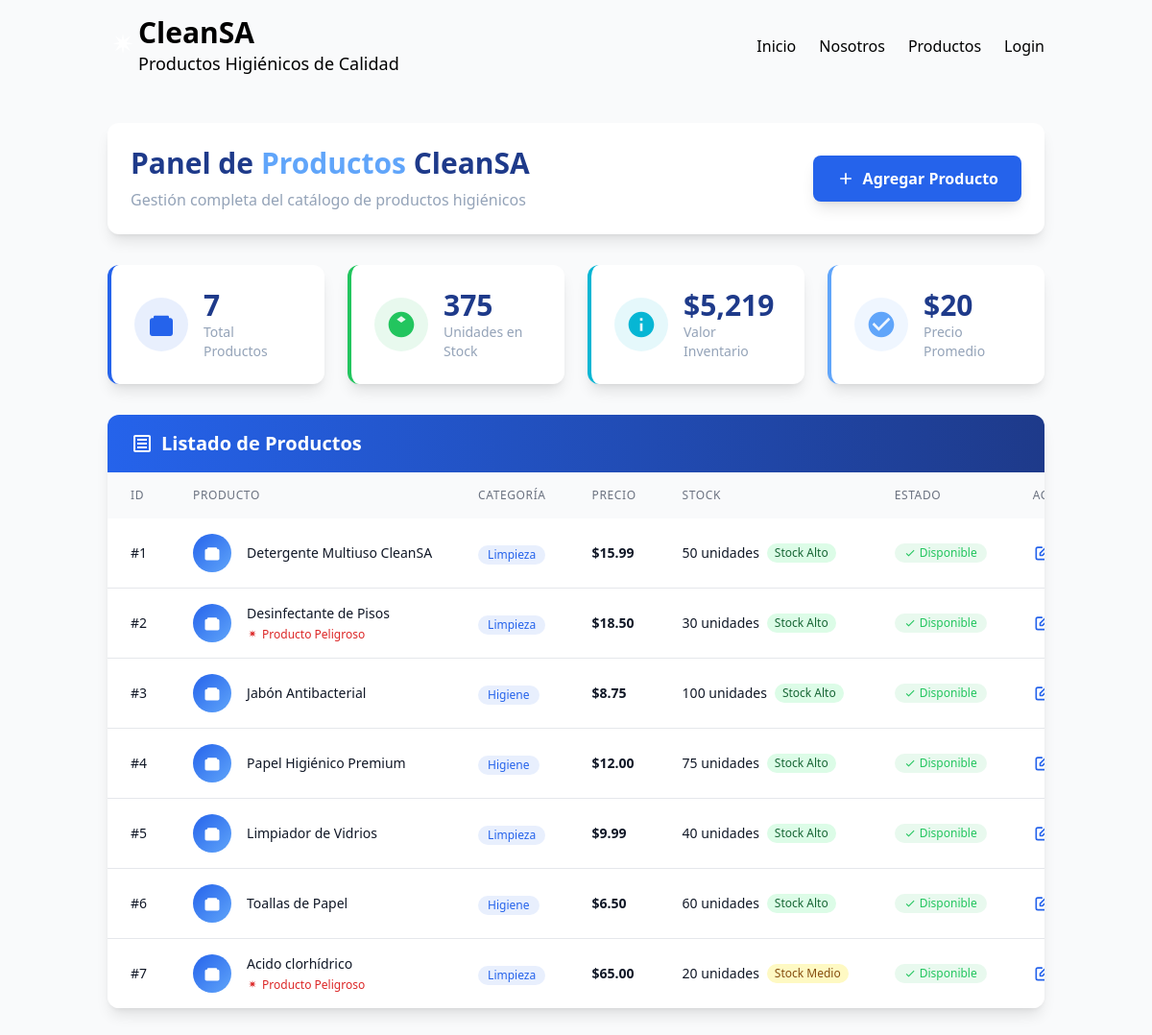
The app's page /products/panel, older data.
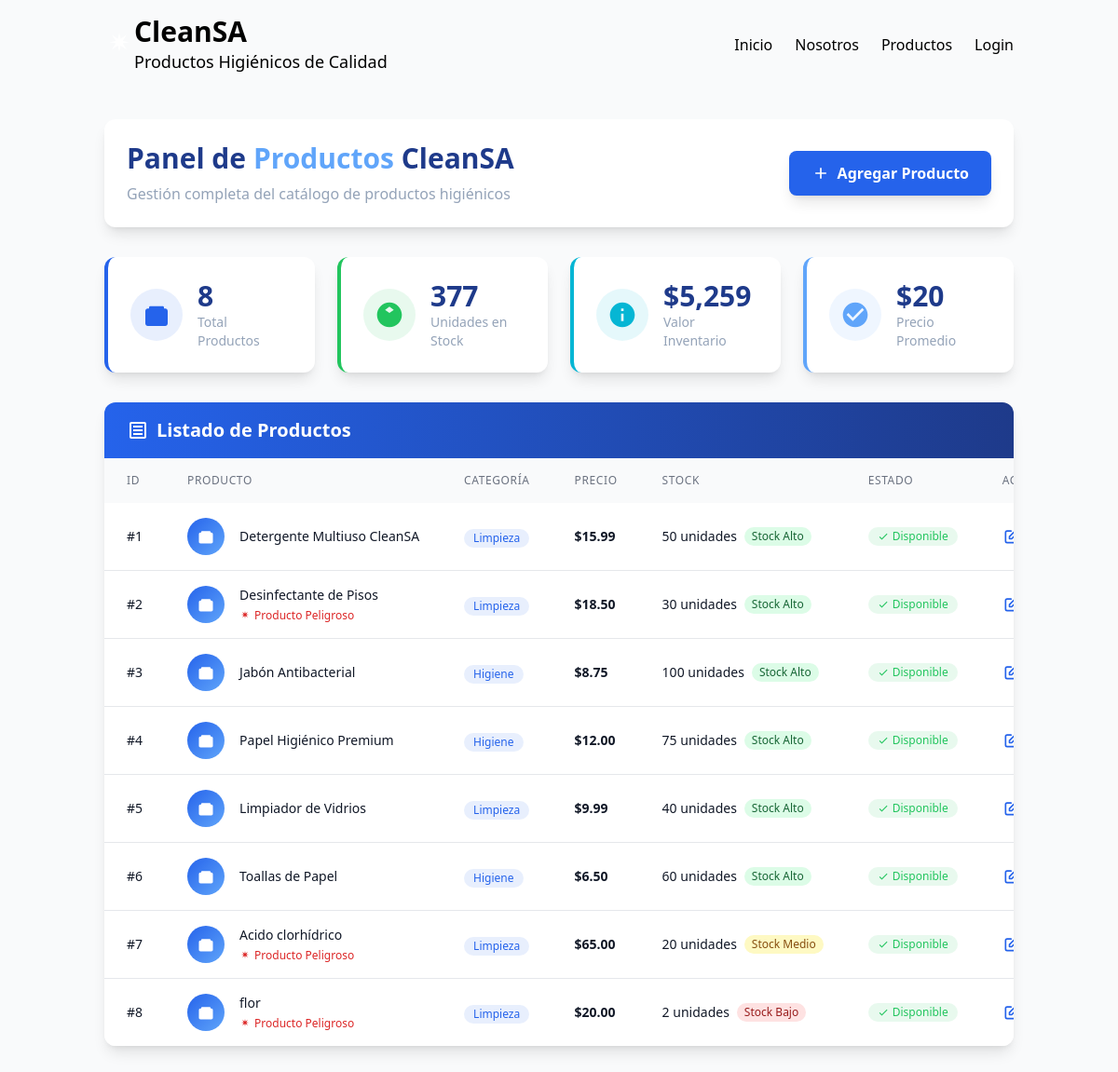
The same page, newer data.
### app/models.py (models this page shows)
class Producto (database.Model):
    __tablename__ = 'productos'
    id = database.Column(database.Integer, primary_key=True)
    nombre = database.Column(database.String(100), nullable=False)
    precio = database.Column(database.Float, nullable=False)
    stock = database.Column(database.Integer, nullable=False)
    fk_categoria = database.Column(database.Integer,database.ForeignKey('categorias.id'), nullable=False)
    peligroso = database.Column(database.Boolean, nullable=False)

class Categoria (database.Model):
    __tablename__ = 'categorias'
    id = database.Column(database.Integer, primary_key=True)
    nombre = database.Column(database.String(100), nullable=False)

### app/blueprints/products.py (the view)
@products_bp.route('/panel')
def panel():
    try:
        productos = Producto.query.all()
        categorias_list = Categoria.query.all()
        categorias = {cat.id: cat.nombre for cat in categorias_list}
        total_stock = sum(producto.stock for producto in productos)
        valor_inventario = sum(producto.precio * producto.stock for producto in productos)
        precio_promedio = sum(producto.precio for producto in productos) / len(productos) if productos else 0
        return render_template('panel_productos.html',
                             productos=productos,
                             categorias=categorias,
                             total_stock=total_stock,
                             valor_inventario=valor_inventario,
                             precio_promedio=precio_promedio)
    except Exception as e:
        return render_template('panel_productos.html',
                             productos=[],
                             categorias={},
                             total_stock=0,
                             valor_inventario=0,
                             precio_promedio=0)

### app/templates/panel_productos.html (shortened to what this page needs)
<!DOCTYPE html>
<html lang="es">
<head>
    <script src="https://cdn.tailwindcss.com"></script>
</head>
<body class="bg-smoke-white min-h-screen">
    {% include 'components/nav.html' %}
    <main class="container mx-auto px-6 py-8">
        <div class="bg-white rounded-xl shadow-lg p-6 mb-8">
            <div class="flex flex-col md:flex-row md:items-center md:justify-between">
                <div>
                    <h1 class="text-3xl font-bold text-dark-teal mb-2">Panel de <span class="text-light-blue">Productos</span> CleanSA</h1>
                    <p class="text-soft-gray">Gestión completa del catálogo de productos higiénicos</p>
                </div>
                <div class="mt-4 md:mt-0">
                    <button id="openModalBtn" class="bg-pro-blue hover:bg-dark-teal text-white px-6 py-3 rounded-lg font-semibold transition-colors shadow-lg flex items-center">
                        <svg class="w-5 h-5 mr-2" fill="currentColor" viewBox="0 0 24 24">
                            <path d="M19 13h-6v6h-2v-6H5v-2h6V5h2v6h6v2z"/>
                        </svg>
                        Agregar Producto
                    </button>
                </div>
            </div>
        </div>
        <div class="grid grid-cols-1 md:grid-cols-4 gap-6 mb-8">
            <div class="bg-white rounded-xl shadow-lg p-6 border-l-4 border-pro-blue">
                <div class="flex items-center">
                    <div class="bg-pro-blue bg-opacity-10 rounded-full p-3 mr-4">
                        <svg class="w-8 h-8 text-pro-blue" fill="currentColor" viewBox="0 0 24 24">
                            <path d="M19 7H18V6C18 5.45 17.55 5 17 5H7C6.45 5 6 5.45 6 6V7H5C3.9 7 3 7.9 3 9V19C3 20.1 3.9 21 5 21H19C20.1 21 21 20.1 21 19V9C21 7.9 20.1 7 19 7Z"/>
                        </svg>
                    </div>
                    <div>
                        <p class="text-3xl font-bold text-dark-teal">{{ productos|length }}</p>
                        <p class="text-soft-gray text-sm">Total Productos</p>
                    </div>
                </div>
            </div>
            <div class="bg-white rounded-xl shadow-lg p-6 border-l-4 border-warm-green">
                <div class="flex items-center">
                    <div class="bg-warm-green bg-opacity-10 rounded-full p-3 mr-4">
                        <svg class="w-8 h-8 text-warm-green" fill="currentColor" viewBox="0 0 24 24">
                            <path d="M12 2C6.48 2 2 6.48 2 12s4.48 10 10 10 10-4.48 10-10S17.52 2 12 2zm3.5 6L12 10.5 8.5 8 12 5.5 15.5 8zM12 13.5L8.5 16 12 18.5 15.5 16 12 13.5z"/>
                        </svg>
                    </div>
                    <div>
                        <p class="text-3xl font-bold text-dark-teal">{{ total_stock }}</p>
                        <p class="text-soft-gray text-sm">Unidades en Stock</p>
                    </div>
                </div>
            </div>
            <div class="bg-white rounded-xl shadow-lg p-6 border-l-4 border-light-teal">
                <div class="flex items-center">
                    <div class="bg-light-teal bg-opacity-10 rounded-full p-3 mr-4">
                        <svg class="w-8 h-8 text-light-teal" fill="currentColor" viewBox="0 0 24 24">
                            <path d="M12 2C6.48 2 2 6.48 2 12s4.48 10 10 10 10-4.48 10-10S17.52 2 12 2zm1 15h-2v-6h2v6zm0-8h-2V7h2v2z"/>
                        </svg>
                    </div>
                    <div>
                        <p class="text-3xl font-bold text-dark-teal">${{ "{:,.0f}".format(valor_inventario) }}</p>
                        <p class="text-soft-gray text-sm">Valor Inventario</p>
                    </div>
                </div>
            </div>
            <div class="bg-white rounded-xl shadow-lg p-6 border-l-4 border-light-blue">
                <div class="flex items-center">
                    <div class="bg-light-blue bg-opacity-10 rounded-full p-3 mr-4">
                        <svg class="w-8 h-8 text-light-blue" fill="currentColor" viewBox="0 0 24 24">
                            <path d="M12 2C6.48 2 2 6.48 2 12s4.48 10 10 10 10-4.48 10-10S17.52 2 12 2zm-2 15l-5-5 1.41-1.41L10 14.17l7.59-7.59L19 8l-9 9z"/>
                        </svg>
                    </div>
                    <div>
                        <p class="text-3xl font-bold text-dark-teal">${{ "{:,.0f}".format(precio_promedio) }}</p>
                        <p class="text-soft-gray text-sm">Precio Promedio</p>
                    </div>
                </div>
            </div>
        </div>
        <div class="bg-white rounded-xl shadow-lg overflow-hidden">
            <div class="bg-gradient-to-r from-pro-blue to-dark-teal px-6 py-4">
                <h2 class="text-xl font-bold text-white flex items-center">
                    <svg class="w-6 h-6 mr-2" fill="currentColor" viewBox="0 0 24 24">
                        <path d="M19 3H5C3.9 3 3 3.9 3 5V19C3 20.1 3.9 21 5 21H19C20.1 21 21 20.1 21 19V5C21 3.9 20.1 3 19 3ZM19 19H5V5H19V19Z"/>
                        <path d="M7 7H17V9H7V7ZM7 11H17V13H7V11ZM7 15H17V17H7V15Z"/>
                    </svg>
                    Listado de Productos
                </h2>
            </div>
            <div class="overflow-x-auto">
                <table class="w-full">
                    <thead class="bg-gray-50">
                        <tr>
                            <th class="px-6 py-4 text-left text-xs font-medium text-gray-500 uppercase tracking-wider">ID</th>
                            <th class="px-6 py-4 text-left text-xs font-medium text-gray-500 uppercase tracking-wider">Producto</th>
                            <th class="px-6 py-4 text-left text-xs font-medium text-gray-500 uppercase tracking-wider">Categoría</th>
                            <th class="px-6 py-4 text-left text-xs font-medium text-gray-500 uppercase tracking-wider">Precio</th>
                            <th class="px-6 py-4 text-left text-xs font-medium text-gray-500 uppercase tracking-wider">Stock</th>
                            <th class="px-6 py-4 text-left text-xs font-medium text-gray-500 uppercase tracking-wider">Estado</th>
                            <th class="px-6 py-4 text-left text-xs font-medium text-gray-500 uppercase tracking-wider">Acciones</th>
                        </tr>
                    </thead>
                    <tbody class="bg-white divide-y divide-gray-200">
                        {% if productos %}
                            {% for producto in productos %}
                            <tr class="hover:bg-gray-50 transition-colors duration-200">
                                <td class="px-6 py-4 whitespace-nowrap">
                                    <div class="text-sm font-medium text-gray-900">#{{ producto.id }}</div>
                                </td>
                                <td class="px-6 py-4 whitespace-nowrap">
                                    <div class="flex items-center">
                                        <div class="flex-shrink-0 h-10 w-10">
                                            <div class="h-10 w-10 rounded-full bg-gradient-to-br from-pro-blue to-light-blue flex items-center justify-center">
                                                <svg class="w-5 h-5 text-white" fill="currentColor" viewBox="0 0 24 24">
                                                    <path d="M19 7H18V6C18 5.45 17.55 5 17 5H7C6.45 5 6 5.45 6 6V7H5C3.9 7 3 7.9 3 9V19C3 20.1 3.9 21 5 21H19C20.1 21 21 20.1 21 19V9C21 7.9 20.1 7 19 7Z"/>
                                                </svg>
                                            </div>
                                        </div>
                                        <div class="ml-4">
                                            <div class="text-sm font-medium text-gray-900">{{ producto.nombre }}</div>
                                            {% if producto.peligroso %}
                                                <div class="text-xs text-red-600 flex items-center mt-1">
                                                    <svg class="w-3 h-3 mr-1" fill="currentColor" viewBox="0 0 24 24">
                                                        <path d="M12 2L13.09 7.26L18 4L14.74 9.09L20 10L14.74 10.91L18 16L13.09 12.74L12 18L10.91 12.74L6 16L9.26 10.91L4 10L9.26 9.09L6 4L10.91 7.26L12 2Z"/>
                                                    </svg>
                                                    Producto Peligroso
                                                </div>
                                            {% endif %}
                                        </div>
                                    </div>
                                </td>
                                <td class="px-6 py-4 whitespace-nowrap">
                                    <span class="inline-flex items-center px-2.5 py-0.5 rounded-full text-xs font-medium bg-pro-blue bg-opacity-10 text-pro-blue">
                                        {% if categorias %}
                                            {{ categorias.get(producto.fk_categoria, 'Sin categoría') }}
                                        {% else %}
                                            Categoría {{ producto.fk_categoria }}
                                        {% endif %}
                                    </span>
                                </td>
                                <td class="px-6 py-4 whitespace-nowrap">
                                    <div class="text-sm font-semibold text-gray-900">${{ "{:,.2f}".format(producto.precio) }}</div>
                                </td>
                                <td class="px-6 py-4 whitespace-nowrap">
                                    <div class="flex items-center">
                                        <div class="text-sm font-medium text-gray-900">{{ producto.stock }} unidades</div>
                                        {% if producto.stock < 10 %}
                                            <span class="ml-2 inline-flex items-center px-2 py-0.5 rounded-full text-xs font-medium bg-red-100 text-red-800">
                                                Stock Bajo
                                            </span>
                                        {% elif producto.stock < 30 %}
                                            <span class="ml-2 inline-flex items-center px-2 py-0.5 rounded-full text-xs font-medium bg-yellow-100 text-yellow-800">
                                                Stock Medio
                                            </span>
                                        {% else %}
                                            <span class="ml-2 inline-flex items-center px-2 py-0.5 rounded-full text-xs font-medium bg-green-100 text-green-800">
                                                Stock Alto
                                            </span>
                                        {% endif %}
                                    </div>
                                </td>
                                <td class="px-6 py-4 whitespace-nowrap">
                                    {% if producto.stock > 0 %}
                                        <span class="inline-flex items-center px-2.5 py-0.5 rounded-full text-xs font-medium bg-warm-green bg-opacity-10 text-warm-green">
                                            <svg class="w-3 h-3 mr-1" fill="currentColor" viewBox="0 0 24 24">
                                                <path d="M9 16.17L4.83 12l-1.42 1.41L9 19 21 7l-1.41-1.41z"/>
                                            </svg>
                                            Disponible
                                        </span>
                                    {% endif %}
                                </td>
                                <td class="px-6 py-4 whitespace-nowrap text-sm font-medium">
                                    <div class="flex space-x-2">
                                        <button class="text-pro-blue hover:text-dark-teal transition-colors" title="Editar">
                                            <svg class="w-5 h-5" fill="none" stroke="currentColor" viewBox="0 0 24 24">
                                                <path stroke-linecap="round" stroke-linejoin="round" stroke-width="2" d="M11 5H6a2 2 0 00-2 2v11a2 2 0 002 2h11a2 2 0 002-2v-5m-1.414-9.414a2 2 0 112.828 2.828L11.828 15H9v-2.828l8.586-8.586z"/>
                                            </svg>
                                        </button>
                                    </div>
                                </td>
                            </tr>
                            {% endfor %}
                        {% endif %}
                    </tbody>
                </table>
            </div>
        </div>
    </main>
</body>
</html>

Row changes from the older to the newer data that the page shows:
added Producto: id "8", nombre "flor", peligroso True (drawn), get "Limpieza", precio "20.00", stock "2", shows "Stock Bajo", shows "Disponible"
Text that changed along with them:
{{ productos|length }}: "7" → "8"
{{ total_stock }}: "375" → "377"
{{ "{:,.0f}".format(valor_inventario) }}: "5,219" → "5,259"
